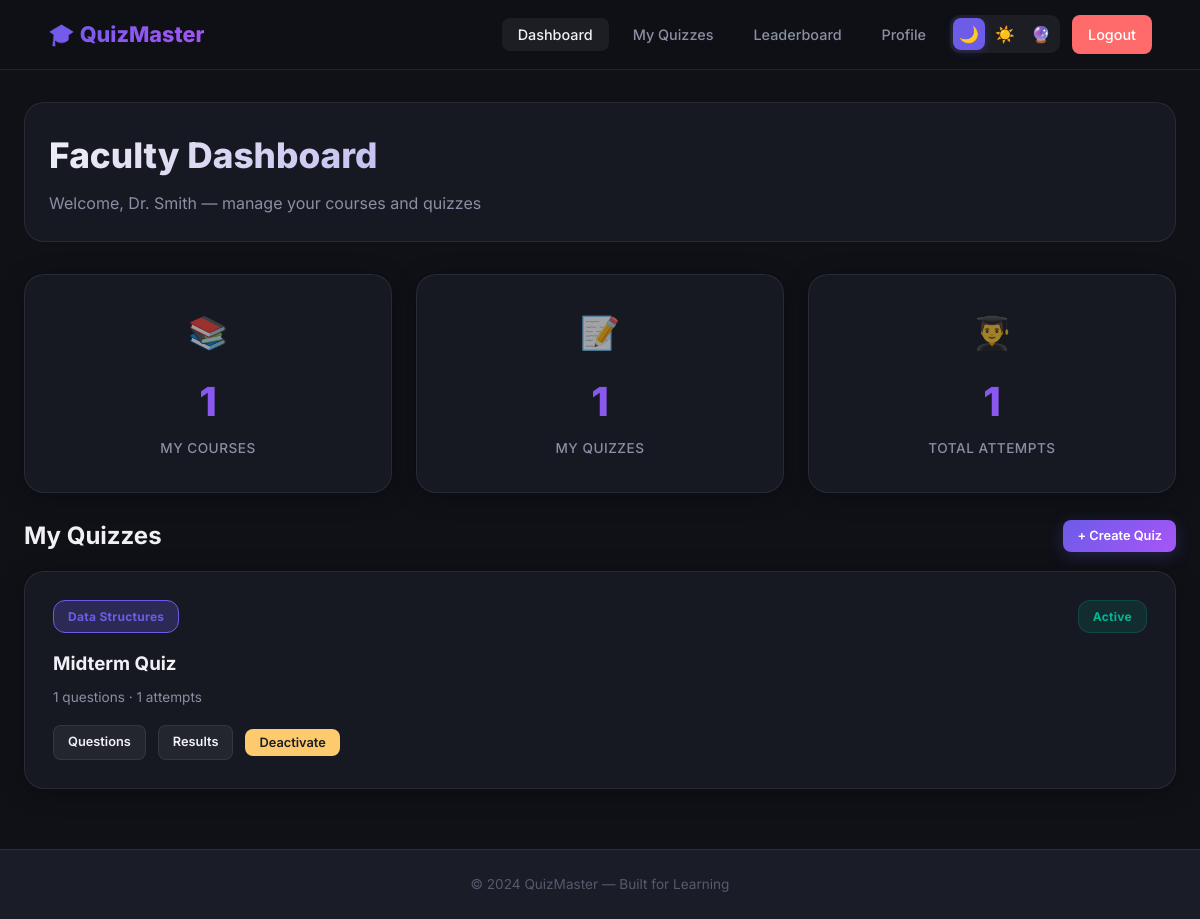
The page /faculty/dashboard (signed in) on the database its author committed.
### tables this page shows
CREATE TABLE users (
        id INTEGER PRIMARY KEY AUTOINCREMENT,
        name TEXT NOT NULL,
        email TEXT UNIQUE NOT NULL,
        password TEXT NOT NULL,
        role TEXT NOT NULL DEFAULT 'student',
        created_at TIMESTAMP DEFAULT CURRENT_TIMESTAMP
    );

CREATE TABLE quizzes (
        id INTEGER PRIMARY KEY AUTOINCREMENT,
        title TEXT NOT NULL,
        description TEXT,
        course_id INTEGER NOT NULL,
        faculty_id INTEGER NOT NULL,
        duration INTEGER DEFAULT 300,
        is_active INTEGER DEFAULT 0,
        created_at TIMESTAMP DEFAULT CURRENT_TIMESTAMP,
        FOREIGN KEY (course_id) REFERENCES courses(id) ON DELETE CASCADE,
        FOREIGN KEY (faculty_id) REFERENCES users(id)
    );

CREATE TABLE courses (
        id INTEGER PRIMARY KEY AUTOINCREMENT,
        name TEXT NOT NULL,
        code TEXT UNIQUE NOT NULL,
        description TEXT,
        created_by INTEGER,
        is_active INTEGER DEFAULT 1,
        created_at TIMESTAMP DEFAULT CURRENT_TIMESTAMP,
        FOREIGN KEY (created_by) REFERENCES users(id)
    );

### app.py (the view)
@app.route("/faculty/dashboard")
@faculty_required
def faculty_dashboard():
    conn = get_db()
    courses = conn.execute("""
        SELECT c.* FROM courses c
        JOIN faculty_courses fc ON c.id = fc.course_id
        WHERE fc.faculty_id = ?
    """, (current_user.id,)).fetchall()
    quizzes = conn.execute("""
        SELECT q.*, c.name as course_name,
               (SELECT COUNT(*) FROM questions WHERE quiz_id = q.id) as question_count,
               (SELECT COUNT(*) FROM quiz_attempts WHERE quiz_id = q.id AND completed_at IS NOT NULL) as attempt_count
        FROM quizzes q JOIN courses c ON q.course_id = c.id
        WHERE q.faculty_id = ?
        ORDER BY q.created_at DESC
    """, (current_user.id,)).fetchall()
    conn.close()
    return render_template("faculty/dashboard.html", courses=courses, quizzes=quizzes)

### app.py (called while the page is built)
@login_manager.user_loader
def load_user(user_id):
    conn = get_db()
    user = conn.execute("SELECT * FROM users WHERE id = ?", (user_id,)).fetchone()
    conn.close()
    if user:
        return User(user["id"], user["name"], user["email"], user["password"], user["role"], user["created_at"])
    return None

@app.context_processor
def inject_theme():
    theme = request.cookies.get("theme", "dark")
    return dict(current_theme=theme)

### database.py (called while the page is built)
def get_db():
    conn = sqlite3.connect(DB_PATH)
    conn.row_factory = sqlite3.Row
    conn.execute("PRAGMA foreign_keys = ON")
    return conn

### helpers.py (called while the page is built)
def faculty_required(f):
    @wraps(f)
    @login_required
    def decorated_function(*args, **kwargs):
        if current_user.role != "faculty":
            flash("Access denied. Faculty privileges required.", "error")
            return redirect(url_for("login"))
        return f(*args, **kwargs)
    return decorated_function

### templates/faculty/dashboard.html (shortened to what this page needs)
{% extends "base.html" %}
{% block content %}
<div class="page-wrapper">
  <div class="container">
    <div class="page-header animate-in">
      <h1>Faculty Dashboard</h1>
      <p>Welcome, {{ current_user.name }} — manage your courses and quizzes</p>
    </div>
    <div class="grid grid-3 mb-3">
      <div class="card stat-card animate-in">
        <div class="stat-icon">📚</div>
        <div class="stat-value">{{ courses|length }}</div>
        <div class="stat-label">My Courses</div>
      </div>
      <div class="card stat-card animate-in">
        <div class="stat-icon">📝</div>
        <div class="stat-value">{{ quizzes|length }}</div>
        <div class="stat-label">My Quizzes</div>
      </div>
      <div class="card stat-card animate-in">
        <div class="stat-icon">👨‍🎓</div>
        <div class="stat-value">{{ quizzes|sum(attribute='attempt_count') }}</div>
        <div class="stat-label">Total Attempts</div>
      </div>
    </div>
    <div class="flex-between mb-2 animate-in">
      <h2 style="font-weight:700;">My Quizzes</h2>
      <a href="{{ url_for('faculty_quizzes') }}" class="btn btn-primary btn-sm">+ Create Quiz</a>
    </div>
    {% if quizzes %}
    <div class="grid grid-2">
      {% for q in quizzes %}
      <div class="card animate-in">
        <div class="flex-between mb-2">
          <span class="badge badge-accent">{{ q['course_name'] }}</span>
          {% if q['is_active'] %}
          <span class="badge badge-success">Active</span>
          {% else %}
          <span class="badge badge-warning">Inactive</span>
          {% endif %}
        </div>
        <h3 style="font-weight:700; margin-bottom:8px;">{{ q['title'] }}</h3>
        <p style="color:var(--text-secondary); font-size:.85rem; margin-bottom:16px;">
          {{ q['question_count'] }} questions · {{ q['attempt_count'] }} attempts
        </p>
        <div class="flex" style="flex-wrap:wrap;">
          <a href="{{ url_for('manage_questions', quiz_id=q['id']) }}" class="btn btn-sm btn-secondary">Questions</a>
          <a href="{{ url_for('faculty_quiz_results', quiz_id=q['id']) }}" class="btn btn-sm btn-secondary">Results</a>
          <form method="POST" action="{{ url_for('toggle_quiz', quiz_id=q['id']) }}" style="display:inline;">
            <button type="submit" class="btn btn-sm {{ 'btn-warning' if q['is_active'] else 'btn-success' }}">
              {{ 'Deactivate' if q['is_active'] else 'Activate' }}
            </button>
          </form>
        </div>
      </div>
      {% endfor %}
    </div>
    {% endif %}
  </div>
</div>
{% endblock %}

### static/css/style.css (style rules this page uses)
:root { --font: 'Inter', -apple-system, sans-serif; }
[data-theme="dark"] { --bg-primary: #0f1117; --bg-secondary: #1a1d27; --bg-card: rgba(26, 29, 39, .75); --bg-card-hover: rgba(30, 34, 48, .9); --bg-input: rgba(255, 255, 255, .06); --text-primary: #f0f0f5; --text-secondary: #8b8fa3; --text-muted: #555a6e; --border: rgba(255, 255, 255, .08); --border-hover: rgba(255, 255, 255, .15); --accent: #6c5ce7; --accent-hover: #7f70f0; --accent-glow: rgba(108, 92, 231, .25); --success: #00b894; --error: #ff6b6b; --warning: #fdcb6e; --info: #74b9ff; --gradient-primary: linear-gradient(135deg, #6c5ce7, #a855f7); --gradient-hero: linear-gradient(135deg, #0f1117 0%, #1a1040 50%, #0f1117 100%); --shadow-card: 0 4px 24px rgba(0, 0, 0, .3); --shadow-lg: 0 12px 40px rgba(0, 0, 0, .4); --nav-bg: rgba(15, 17, 23, .85); }
*, *::before, *::after { box-sizing: border-box; margin: 0; padding: 0; }
html { scroll-behavior: smooth; }
body { font-family: var(--font); background: var(--bg-primary); color: var(--text-primary); line-height: 1.6; min-height: 100vh; transition: background .3s, color .3s; }
a { color: var(--accent); text-decoration: none; transition: color .2s; }
.container { max-width: 1200px; margin: 0 auto; padding: 0 24px; }
.page-wrapper { min-height: calc(100vh - 70px); padding: 32px 0 60px; }
.grid { display: grid; gap: 24px; }
.grid-2 { grid-template-columns: repeat(auto-fit, minmax(300px, 1fr)); }
.grid-3 { grid-template-columns: repeat(auto-fit, minmax(260px, 1fr)); }
.flex { display: flex; align-items: center; gap: 12px; }
.flex-between { display: flex; align-items: center; justify-content: space-between; gap: 12px; flex-wrap: wrap; }
.card { background: var(--bg-card); backdrop-filter: blur(12px); -webkit-backdrop-filter: blur(12px); border: 1px solid var(--border); border-radius: 20px; padding: 28px; box-shadow: var(--shadow-card); transition: all .3s cubic-bezier(0.4, 0, 0.2, 1); }
.stat-card { text-align: center; padding: 32px 24px; }
.stat-card .stat-value { font-size: 2.5rem; font-weight: 800; background: var(--gradient-primary); -webkit-background-clip: text; -webkit-text-fill-color: transparent; background-clip: text; }
.stat-card .stat-label { color: var(--text-secondary); font-size: .85rem; font-weight: 500; margin-top: 4px; text-transform: uppercase; letter-spacing: .5px; }
.stat-card .stat-icon { font-size: 2rem; margin-bottom: 12px; opacity: .6; }
.btn { display: inline-flex; align-items: center; gap: 8px; padding: 10px 22px; border-radius: 10px; font-size: .9rem; font-weight: 600; border: none; cursor: pointer; transition: all .25s ease; font-family: var(--font); text-decoration: none; }
.btn-primary { background: var(--gradient-primary); color: #fff; box-shadow: 0 4px 16px var(--accent-glow); }
.btn-secondary { background: var(--bg-input); color: var(--text-primary); border: 1px solid var(--border); }
.btn-warning { background: var(--warning); color: #1a1d27; }
.btn-sm { padding: 6px 14px; font-size: .8rem; border-radius: 8px; }
.badge { display: inline-flex; align-items: center; padding: 6px 14px; border-radius: 12px; font-size: .75rem; font-weight: 700; letter-spacing: 0.3px; border: 1px solid transparent; }
.badge-success { background: rgba(0, 184, 148, .12); color: var(--success); border-color: rgba(0, 184, 148, .2); }
.badge-accent { background: var(--accent-glow); color: var(--accent); border-color: var(--accent); }
.page-header { margin-bottom: 32px; background: var(--bg-card); padding: 24px; border-radius: 20px; border: 1px solid var(--border); backdrop-filter: blur(10px); box-shadow: var(--shadow-md); }
.page-header h1 { font-size: 2.2rem; font-weight: 800; background: linear-gradient(135deg, var(--text-primary) 0%, var(--accent) 100%); -webkit-background-clip: text; -webkit-text-fill-color: transparent; margin-bottom: 8px; }
.page-header p { color: var(--text-secondary); }
.animate-in { animation: fadeIn .4s ease both; }
.animate-in:nth-child(1) { animation-delay: .05s; }
.animate-in:nth-child(2) { animation-delay: .1s; }
.animate-in:nth-child(3) { animation-delay: .15s; }
.mb-2 { margin-bottom: 16px; }
.mb-3 { margin-bottom: 24px; }

### rows shown on the page
users: name "Dr. Smith"
quizzes: course_name "Data Structures", shows "Active", title "Midterm Quiz", question_count "1", attempt_count "1", is_active "Deactivate"

### other values the page prints
{{ courses|length }} "1"
{{ quizzes|length }} "1"
{{ quizzes|sum(attribute='attempt_count') }} "1"
